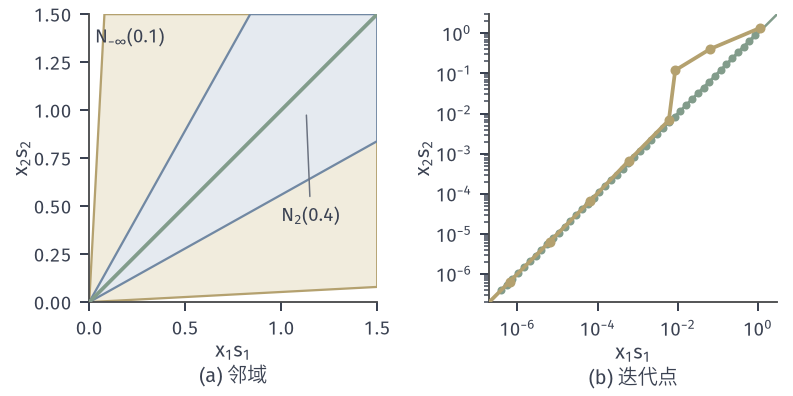

Reproduce this figure in Python.
from pathlib import Path
import sys
ROOT = next(p for p in Path(__file__).resolve().parents if (p/"build.sh").is_file() and (p/"tex/book.tex").is_file())
sys.path.insert(0, str(ROOT/"figures/05-optimization/01-linear-programming/matplotlib/lpipm-common"))
from ipm_plot import *
OUT = Path(__file__).resolve().parent

# Neighbourhoods of the central path in the plane of products, n=2 example.
A2, b2, c2 = np.array([[1., 1.]]), np.array([1.]), np.array([1., 2.])
x0, y0, s0 = np.array([.55, .45]), np.array([-1.]), np.array([2., 3.])
sh = short_step(A2, b2, c2, x0, y0, s0, eps=1e-6)
lg = long_step(A2, b2, c2, x0, y0, s0, sigma=.1, gamma=.1, eps=1e-6)
fig, (a, b) = figure(width_mm=112, height_mm=56, ncols=2)
th, ga = .4, .1
L = 1.5
# one-sided neighbourhood: min w >= ga*(w1+w2)/2 -> w2/w1 between ga/(2-ga) and (2-ga)/ga
r1 = ga / (2 - ga)
a.fill([0, L, L, L * r1], [0, L * r1, L, L], facecolor=YELLOW_FILL, edgecolor=YELLOW, lw=.9, zorder=1)
# two-norm neighbourhood: |w1-w2|/sqrt2 <= th*(w1+w2)/2 -> w2/w1 = (1-q)/(1+q), q=th/sqrt2
q = th / np.sqrt(2)
r2 = (1 - q) / (1 + q)
a.fill([0, L, L, L * r2], [0, L * r2, L, L], facecolor=BLUE_FILL, edgecolor=BLUE, lw=.9, zorder=2)
a.plot([0, L], [0, L], color=GREEN, lw=1.5, zorder=3)
a.annotate('$\\mathcal{N}_{2}(0.4)$', xy=(1.13, 1.0), xytext=(1.0, .42), fontsize=7.5, arrowprops=dict(arrowstyle='-', color=MUTED, lw=.6), zorder=5)
a.annotate('$\\mathcal{N}_{-\\infty}(0.1)$', xy=(.32, 1.15), xytext=(.03, 1.35), fontsize=7.5, zorder=5)
a.set_xlim(0, L); a.set_ylim(0, L); a.set_aspect('equal')
xlab(a, '$x_1s_1$', '(a) 邻域'); a.set_ylabel('$x_2s_2$', labelpad=1)
ws = np.array([r['x'] * r['s'] for r in sh]); wl = np.array([r['x'] * r['s'] for r in lg])
b.loglog([1e-7, 3], [1e-7, 3], color=GREEN, lw=1, zorder=1)
b.loglog(ws[:, 0], ws[:, 1], color=GREEN, lw=1.1, marker='o', ms=2.2, zorder=3)
b.loglog(wl[:, 0], wl[:, 1], color=YELLOW, lw=1.5, marker='o', ms=3, zorder=4)
b.set_xlim(2e-7, 3); b.set_ylim(2e-7, 3); b.set_aspect('equal')
xlab(b, '$x_1s_1$', '(b) 迭代点'); b.set_ylabel('$x_2s_2$', labelpad=1)
save(fig, OUT, 'figure', {'short_rounds': len(sh) - 1, 'long_rounds': len(lg) - 1, 'long_rel_dev': [float(np.linalg.norm(r['x'] * r['s'] - r['mu']) / r['mu']) for r in lg]})
